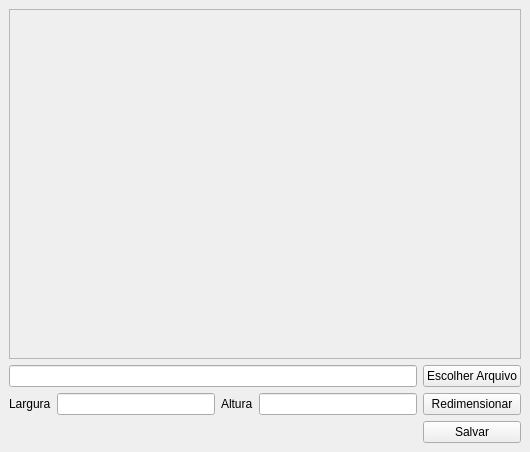
<?xml version="1.0" encoding="UTF-8"?>
<ui version="4.0">
 <class>MainWindow</class>
 <widget class="QMainWindow" name="MainWindow">
  <property name="geometry">
   <rect>
    <x>0</x>
    <y>0</y>
    <width>530</width>
    <height>452</height>
   </rect>
  </property>
  <property name="windowTitle">
   <string>Redimensionar Imagem</string>
  </property>
  <widget class="QWidget" name="centralwidget">
   <layout class="QGridLayout" name="gridLayout">
    <item row="4" column="4">
     <widget class="QPushButton" name="btnSalvar">
      <property name="text">
       <string>Salvar</string>
      </property>
     </widget>
    </item>
    <item row="2" column="2">
     <widget class="QLabel" name="label_2">
      <property name="text">
       <string>Altura</string>
      </property>
     </widget>
    </item>
    <item row="1" column="4">
     <widget class="QPushButton" name="btnEscolherArquivo">
      <property name="text">
       <string>Escolher Arquivo</string>
      </property>
     </widget>
    </item>
    <item row="2" column="0">
     <widget class="QLabel" name="label">
      <property name="text">
       <string>Largura</string>
      </property>
     </widget>
    </item>
    <item row="1" column="0" colspan="4">
     <widget class="QLineEdit" name="inputAbrirArquivo"/>
    </item>
    <item row="2" column="1">
     <widget class="QLineEdit" name="inputLargura"/>
    </item>
    <item row="2" column="4">
     <widget class="QPushButton" name="btnRedimensionar">
      <property name="text">
       <string>Redimensionar</string>
      </property>
     </widget>
    </item>
    <item row="2" column="3">
     <widget class="QLineEdit" name="inputAltura"/>
    </item>
    <item row="0" column="0" colspan="5">
     <widget class="QScrollArea" name="scrollArea">
      <property name="widgetResizable">
       <bool>true</bool>
      </property>
      <widget class="QWidget" name="scrollAreaWidgetContents">
       <property name="geometry">
        <rect>
         <x>0</x>
         <y>0</y>
         <width>510</width>
         <height>339</height>
        </rect>
       </property>
       <layout class="QGridLayout" name="gridLayout_2">
        <item row="0" column="0">
         <widget class="QLabel" name="labelImg">
          <property name="text">
           <string/>
          </property>
         </widget>
        </item>
       </layout>
      </widget>
     </widget>
    </item>
   </layout>
  </widget>
 </widget>
 <resources/>
 <connections/>
</ui>
